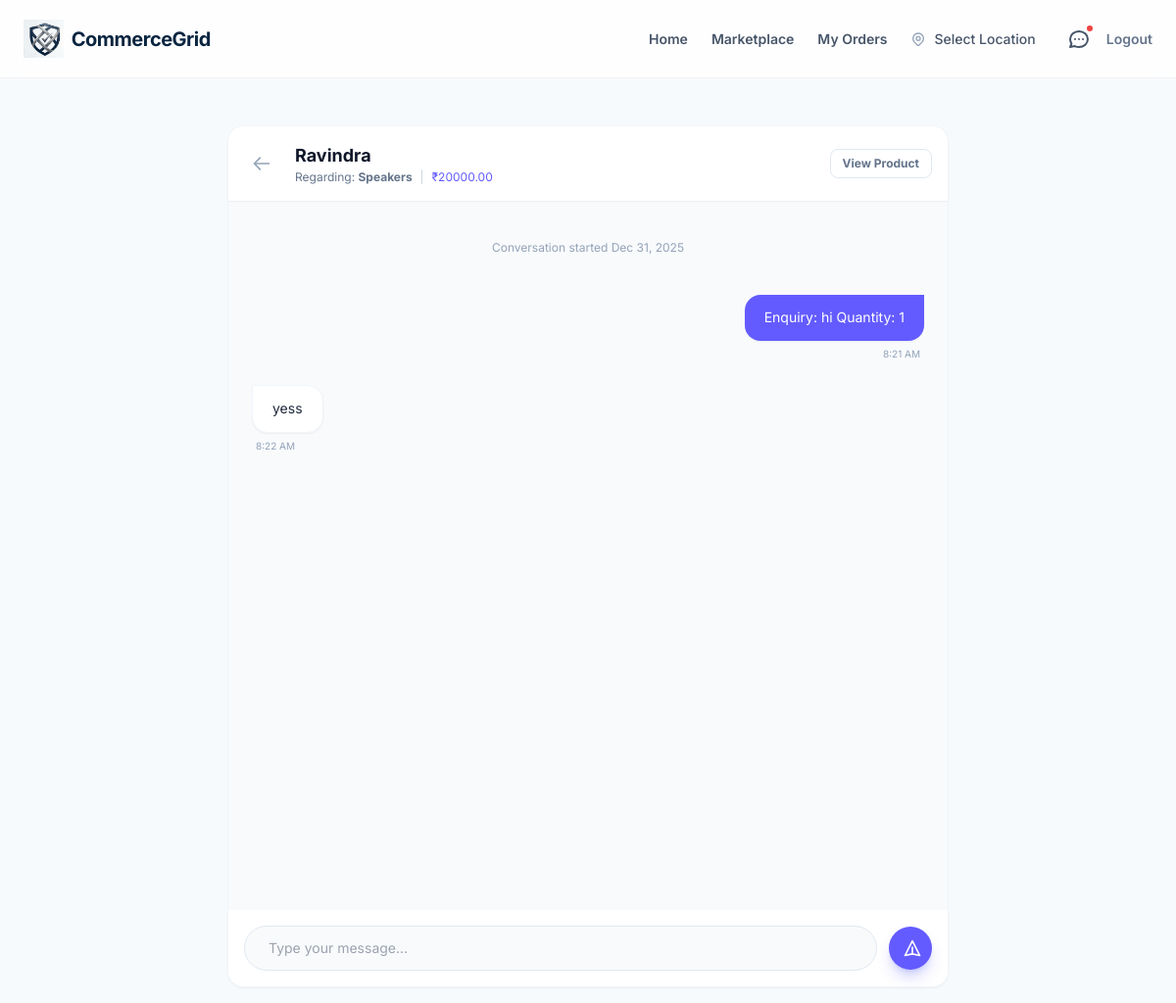
Screenshot of /messages/conversation/2/ (signed in) with the database file from the repository.
### messaging/models.py (models this page shows, shortened)
class Conversation(models.Model):
    buyer = models.ForeignKey(User, related_name='buyer_conversations', on_delete=models.CASCADE)
    seller = models.ForeignKey(User, related_name='seller_conversations', on_delete=models.CASCADE)
    product = models.ForeignKey(Product, on_delete=models.CASCADE)
    created_at = models.DateTimeField(auto_now_add=True)
    updated_at = models.DateTimeField(auto_now=True)
    class Meta:
        unique_together = ('buyer', 'seller', 'product')

class Message(models.Model):
    conversation = models.ForeignKey(Conversation, related_name='messages', on_delete=models.CASCADE)
    sender = models.ForeignKey(User, on_delete=models.CASCADE)
    content = models.TextField()
    created_at = models.DateTimeField(auto_now_add=True)
    is_read = models.BooleanField(default=False)

### products/models.py (models this page shows, shortened)
class Product(models.Model):
    seller = models.ForeignKey(User, on_delete=models.CASCADE)
    category = models.ForeignKey(
        Category,
        on_delete=models.PROTECT
    )
    seller_category = models.ForeignKey(
        SellerCategory,
        on_delete=models.SET_NULL,
        null=True,
        blank=True
    )
    moq = models.PositiveIntegerField(
        default=1,
        help_text="Minimum order quantity"
    )
    title = models.CharField(max_length=200)
    description = models.TextField()
    price = models.DecimalField(max_digits=10, decimal_places=2)
    quantity = models.PositiveIntegerField()
    product_image = models.ImageField(upload_to='products/')
    is_active = models.BooleanField(default=True)
    created_at = models.DateTimeField(auto_now_add=True)
    location = models.CharField(max_length=100)

### messaging/views.py (the view, shortened to what this page needs)
# urls.py: path('conversation/<int:conv_id>/', views.conversation_detail, name='conversation'),
@login_required
def conversation_detail(request, conv_id):
    conversation = get_object_or_404(Conversation, id=conv_id)
    if request.user not in [conversation.buyer, conversation.seller]:
        return redirect('messaging:inbox')
    conversation.messages.filter(
        is_read=False
    ).exclude(sender=request.user).update(is_read=True)
    return render(request, 'messaging/conversation.html', {
        'conversation': conversation,
        'messages': conversation.messages.order_by('created_at')
    })

### messaging/templates/messaging/conversation.html (shortened to what this page needs)
{% extends 'base.html' %}
{% block content %}
<div class="max-w-3xl mx-auto px-4 py-8 h-[calc(100vh-80px)] flex flex-col">
    <div class="bg-white p-4 rounded-t-2xl shadow-sm border-x border-t border-slate-100 flex items-center justify-between shrink-0 z-10 relative">
        <div class="flex items-center gap-4">
            <a href="{% url 'messaging:inbox' %}" class="p-2 rounded-full hover:bg-slate-50 text-slate-400 hover:text-slate-700 transition">
                <svg class="w-5 h-5" fill="none" stroke="currentColor" viewBox="0 0 24 24"><path stroke-linecap="round" stroke-linejoin="round" stroke-width="2" d="M10 19l-7-7m0 0l7-7m-7 7h18"></path></svg>
            </a>
            <div>
                <h2 class="text-lg font-bold text-slate-900">
                    {% if user == conversation.buyer %}
                        {{ conversation.seller.username }}
                    {% else %}
                        {{ conversation.buyer.username }}
                    {% endif %}
                </h2>
                <div class="flex items-center gap-2 text-xs text-slate-500">
                    <span>Regarding: <strong>{{ conversation.product.title }}</strong></span>
                    <span class="text-slate-300">|</span>
                    <span class="text-[#635BFF]">₹{{ conversation.product.price }}</span>
                </div>
            </div>
        </div>
        <a href="{% url 'products:product_detail' conversation.product.id %}" class="hidden sm:block text-xs font-bold text-slate-500 hover:text-[#635BFF] border border-slate-200 px-3 py-1.5 rounded-lg transition">
            View Product
        </a>
    </div>
    <div class="flex-1 bg-slate-50 border-x border-slate-100 p-6 overflow-y-auto space-y-6 flex flex-col" id="chat-container">
        <div class="text-center text-xs text-slate-400 my-4">
            Conversation started {{ conversation.created_at|date:"M d, Y" }}
        </div>
        {% for msg in messages %}
            <div class="flex w-full {% if msg.sender == user %}justify-end{% else %}justify-start{% endif %}">
                <div class="max-w-[75%]">
                    <div class="px-5 py-3 rounded-2xl shadow-sm text-sm leading-relaxed
                        {% if msg.sender == user %}
                            bg-[#635BFF] text-white rounded-tr-none
                        {% else %}
                            bg-white text-slate-800 border border-slate-100 rounded-tl-none
                        {% endif %}">
                        {{ msg.content }}
                    </div>
                    <span class="block text-[10px] text-slate-400 mt-1.5
                        {% if msg.sender == user %}text-right mr-1{% else %}ml-1{% endif %}">
                        {{ msg.created_at|date:"g:i A" }}
                    </span>
                </div>
            </div>
        {% endfor %}
    </div>
    <div class="bg-white p-4 rounded-b-2xl shadow-sm border-x border-b border-slate-100 shrink-0">
        <form method="POST" class="relative flex items-center gap-3">
            <input
                type="text"
                name="content"
                placeholder="Type your message..."
                class="flex-1 bg-slate-50 border border-slate-200 rounded-full px-6 py-3 text-sm focus:outline-none focus:ring-2 focus:ring-[#635BFF] focus:border-transparent transition"
                required
                autocomplete="off"
            >
            <button type="submit" class="p-3 bg-[#635BFF] text-white rounded-full hover:bg-[#544DDF] shadow-lg shadow-indigo-500/30 transition transform hover:scale-105 flex items-center justify-center">
                <svg class="w-5 h-5 translate-x-0.5" fill="none" stroke="currentColor" viewBox="0 0 24 24"><path stroke-linecap="round" stroke-linejoin="round" stroke-width="2" d="M12 19l9 2-9-18-9 18 9-2zm0 0v-8"></path></svg>
            </button>
        </form>
    </div>
</div>
{% endblock %}

### templates/base.html (style rules this page uses)
body { background-color: #F7FAFC; color: #1A202C; }

### rows the page displays
Conversation: seller.username "Ravindra", product "Speakers", product.price "20000.00", created_at "Dec 31, 2025"
Message: content "Enquiry: hi Quantity: 1", created_at "8:21 AM"
Message: content "yess", created_at "8:22 AM"
